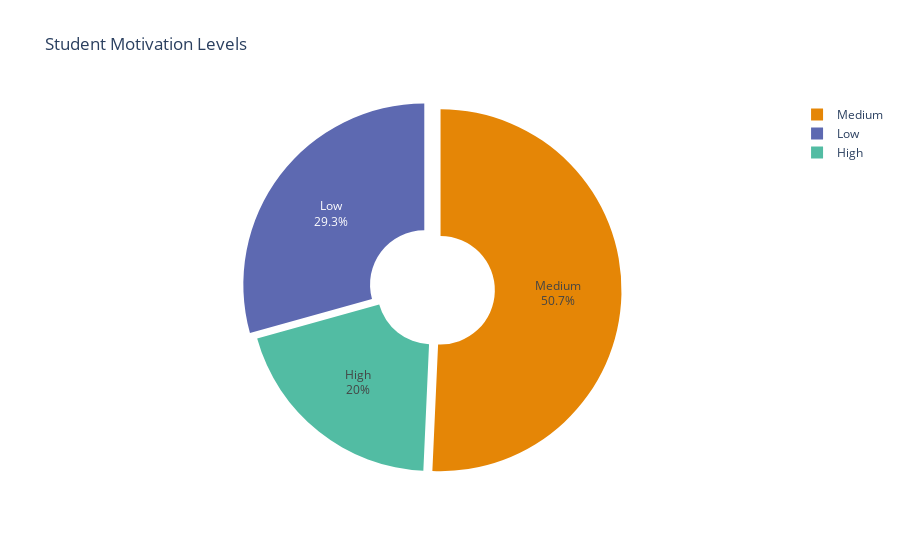

This figure's notebook cell:
### Code cell
fig = px.pie(
    df,
    names='Motivation_Level',
    title='Student Motivation Levels',
    color_discrete_sequence=px.colors.qualitative.Vivid,
    hole=0.3  # donut chart style
)
fig.update_traces(textinfo='percent+label', pull=[0.05]*len(df['Motivation_Level'].unique()))
fig.show()

### Figure 1 — Plotly figure (JSON) as saved in the notebook; plotly's stock layout.template omitted (floating-point values rounded to 4 significant figures; data arrays with more than 128 entries replaced by an {"elided": "..."} marker saying what was removed)
{"data": [{"domain": {"x": [0, 1], "y": [0, 1]}, "hole": 0.3, "hovertemplate": "Motivation_Level=%{label}<extra></extra>", "labels": {"elided": "6607 str values"}, "legendgroup": "", "name": "", "pull": [0.05, 0.05, 0.05], "showlegend": true, "textinfo": "percent+label", "type": "pie"}], "layout": {"legend": {"tracegroupgap": 0}, "piecolorway": ["rgb(229, 134, 6)", "rgb(93, 105, 177)", "rgb(82, 188, 163)", "rgb(153, 201, 69)", "rgb(204, 97, 176)", "rgb(36, 121, 108)", "rgb(218, 165, 27)", "rgb(47, 138, 196)", "rgb(118, 78, 159)", "rgb(237, 100, 90)", "rgb(165, 170, 153)"], "title": {"text": "Student Motivation Levels"}}}
